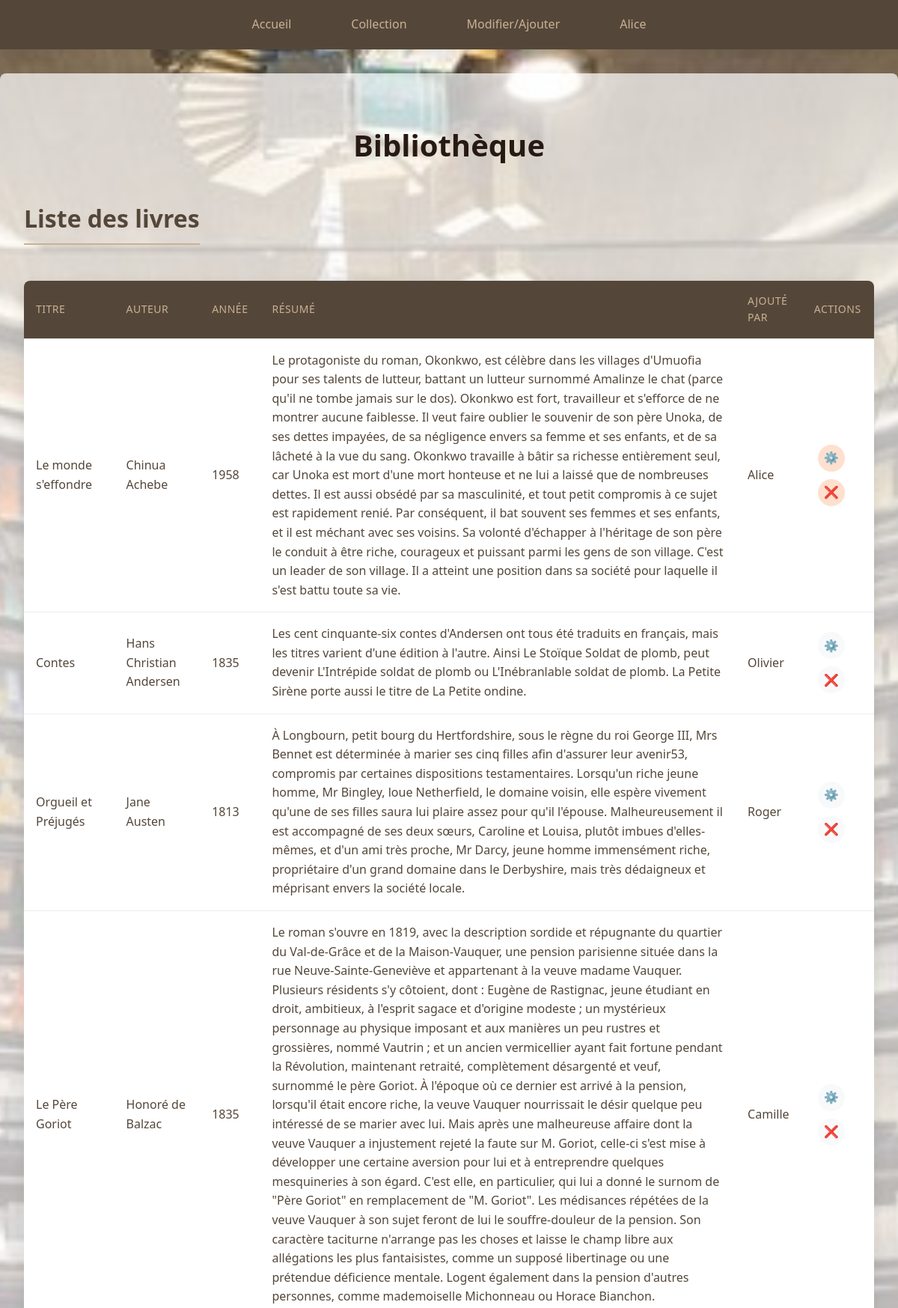
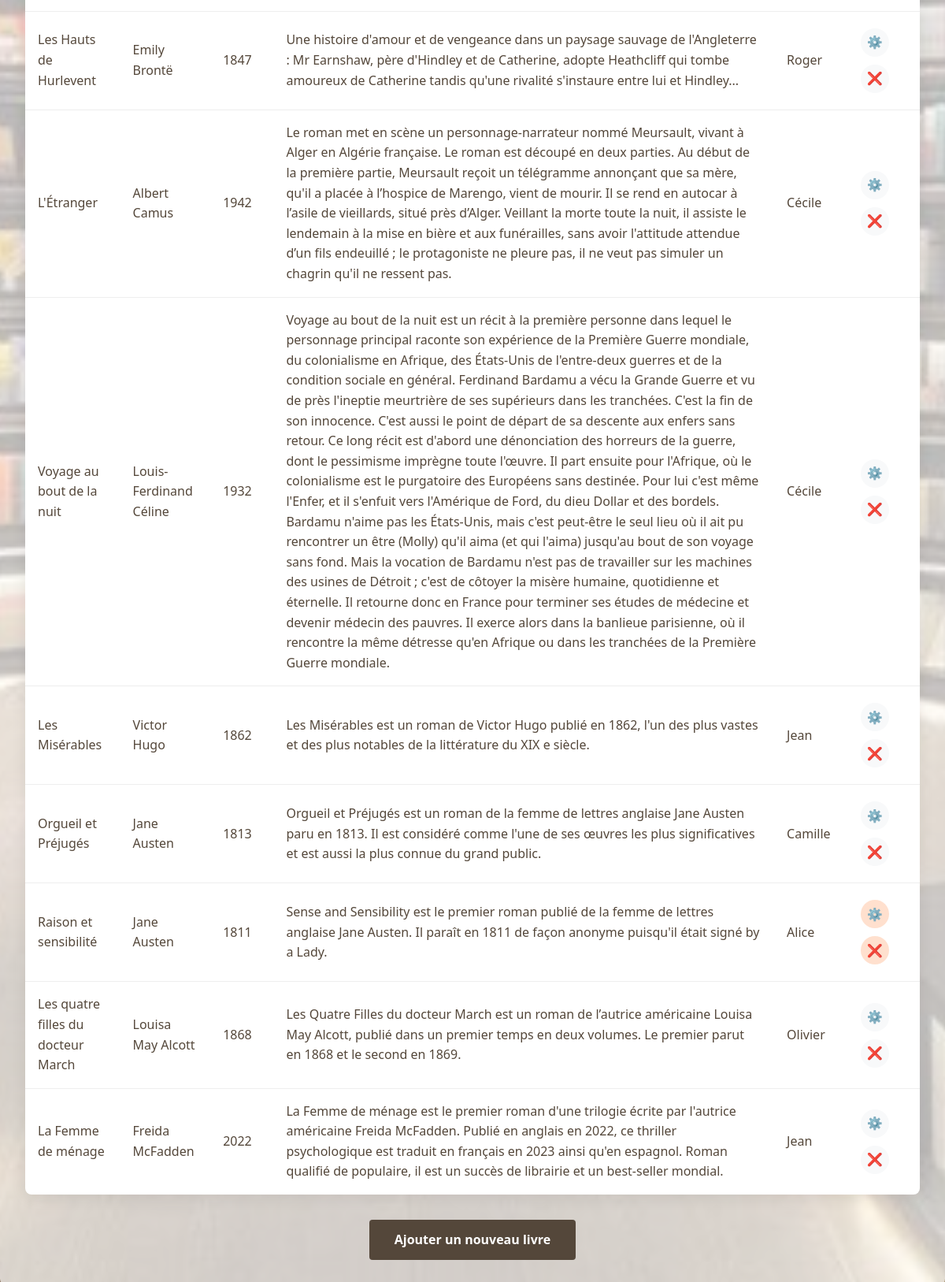
The app's page /PHP_Formulaire_Léane-Deville_B1-1_ESGI/index.php?page=books (signed in) with its own data (2 pictures, top to bottom).
### tables this page shows
CREATE TABLE IF NOT EXISTS `books` (
  `id` int NOT NULL AUTO_INCREMENT,
  `name` varchar(100) NOT NULL,
  `author` varchar(100) NOT NULL,
  `year` int NOT NULL,
  `summary` text NOT NULL,
  `creator_id` int DEFAULT NULL,
  PRIMARY KEY (`id`)
);

CREATE TABLE IF NOT EXISTS `users` (
  `id` int NOT NULL AUTO_INCREMENT,
  `username` varchar(50) NOT NULL,
  `password` varchar(255) NOT NULL,
  `salt` varchar(255) NOT NULL,
  `created_at` timestamp NULL DEFAULT CURRENT_TIMESTAMP,
  `role` enum('user','admin') NOT NULL DEFAULT 'user',
  PRIMARY KEY (`id`),
  UNIQUE KEY `username` (`username`)
);

### PHP_Formulaire_Léane-Deville_B1-1_ESGI/controllers/controller.php (called while the page is built, shortened)
<?php
require __DIR__ . '/../models/dbconnexion.php';
require __DIR__ . '/../models/model.php';
function DisplayBooks()
{
    $db = DbConnexion();
    $data = GetBooks($db);
    require __DIR__ . '/../views/books.php';
}
?>

### PHP_Formulaire_Léane-Deville_B1-1_ESGI/models/model.php (called while the page is built, shortened)
<?php
function GetBooks($db)
{
    $sql = "SELECT books.*, users.username as creator_name
            FROM books
            LEFT JOIN users ON books.creator_id = users.id";
    $statement = $db->prepare($sql);
    if ($statement->execute()) {
        return $statement->fetchAll();
    } else {
        echo "Erreur avec la base de données";
        return [];
    }
}
?>

### PHP_Formulaire_Léane-Deville_B1-1_ESGI/views/books.php (the view, shortened to what this page needs)
<?php require "views/header.php"; ?>
</head>
<body>
    <?php require "views/menu.php"; ?>
    <div class="container">
        <h1>Bibliothèque</h1>
        <h2>Liste des livres</h2>
        <?php if (empty($data)): ?>
            <div class="home-content">
                <p>Aucun livre dans la bibliothèque. <a href="index.php?page=modify">Ajouter un livre</a>.</p>
            </div>
            <?php
            if (isset($_GET['error']) && $_GET['error'] === 'nopermission') {
                echo '<div class="error-message">Vous n\'avez pas la permission de modifier ou supprimer ce livre.</div>';
            }
            ?>
        <?php else: ?>
            <table>
                <tr>
                    <th>Titre</th>
                    <th>Auteur</th>
                    <th>Année</th>
                    <th>Résumé</th>
                    <th>Ajouté par</th>
                    <th>Actions</th>
                </tr>
                <?php foreach ($data as $ligne):
                    $id = htmlspecialchars($ligne['id']); ?>
                    <tr>
                        <td><?= htmlspecialchars($ligne['name']) ?></td>
                        <td><?= htmlspecialchars($ligne['author']) ?></td>
                        <td><?= htmlspecialchars($ligne['year']) ?></td>
                        <td><?= htmlspecialchars($ligne['summary']) ?></td>
                        <td><?= $ligne['creator_name'] ? htmlspecialchars($ligne['creator_name']) : 'Anonyme' ?></td>
                        <td>
                            <?php
                            $canEdit = isset($_SESSION['user_id']) &&
                                (isset($_SESSION['role']) && $_SESSION['role'] === 'admin' ||
                                    (isset($ligne['creator_id']) && $ligne['creator_id'] == $_SESSION['user_id']));
                            if ($canEdit): ?>
                                <a href="index.php?page=modify&id=<?= $id ?>#edit" class="action-button modify-button">⚙️</a>
                                <a href="index.php?page=modify&id=<?= $id ?>#delete" class="action-button delete-button">❌</a>
                            <?php else: ?>
                                <span class="action-button disabled-button"
                                    title="Vous n'avez pas les permissions nécessaires">⚙️</span>
                                <span class="action-button delete-button disabled-button"
                                    title="Vous n'avez pas les permissions nécessaires">❌</span>
                            <?php endif; ?>
                        </td>
                    </tr>
                <?php endforeach ?>
            </table>
        <?php endif; ?>
        <div style="text-align: center; margin-top: 2rem;">
            <a href="index.php?page=modify#add"
                style="display: inline-block; background-color: var(--text-color); color: white; padding: 0.8rem 2rem; border-radius: 4px; font-weight: 600; text-decoration: none;">
                Ajouter un nouveau livre
            </a>
        </div>
    </div>
</body>
</html>

### PHP_Formulaire_Léane-Deville_B1-1_ESGI/assets/css/style.css (style rules this page uses)
:root { --principal-color: #9bb19f; --second-color: #54473a; --beige-color: #cbb192; --dark-brown: #271913; --green-accent: #73796b; --very-dark: #14100d; --medium-brown: #957f66; --light-color: #f8f9fa; --text-color: #54473a; --border-radius: 8px; --box-shadow: 0 4px 20px rgba(20, 16, 13, 0.08); --transition: all 0.3s ease; }
body { font-family: 'Poppins', 'Segoe UI', Roboto, sans-serif; margin: 0; padding: 0; line-height: 1.6; color: var(--text-color); background-image: url('../img/backGroundChange.jpg'); background-size: cover; background-position: center center; min-height: 100vh; }
h1, h2, h3, h4 { color: var(--second-color); margin-top: 24px; margin-bottom: 16px; font-weight: 600; }
h1 { text-align: center; font-size: 40px; margin-top: 32px; color: var(--dark-brown); }
h2 { font-size: 32px; color: var(--second-color); padding-bottom: 8px; border-bottom: 2px solid var(--beige-color); display: inline-block; }
.container { max-width: 1200px; margin: 32px auto; padding: 32px; background-color: rgba(255, 255, 255, 0.7); border-radius: var(--border-radius); box-shadow: var(--box-shadow); }
table { width: 100%; border-collapse: collapse; margin: 32px 0; background-color: white; border-radius: var(--border-radius); overflow: hidden; box-shadow: var(--box-shadow); }
table th, table td { padding: 16px; text-align: left; }
table th { background-color: var(--second-color); color: var(--beige-color); font-weight: 500; text-transform: uppercase; font-size: 14px; letter-spacing: 0.5px; }
table tr { border-bottom: 1px solid #eee; }
table tr:last-child { border-bottom: none; }
.action-button { display: inline-flex; align-items: center; justify-content: center; width: 36px; height: 36px; border-radius: 50%; margin: 5px 5px; transition: var(--transition); background-color: rgba(255, 181, 138, 0.414); }
.delete-button { color: #a03c28; }
.modify-button { color: #a79a97; }
a { color: var(--medium-brown); text-decoration: none; transition: var(--transition); }
html { scroll-behavior: smooth; }
.disabled-button { opacity: 1; cursor: not-allowed; background-color: #f8f9fa; }
.disabled-button { color: #6c757d; pointer-events: none; box-shadow: none; opacity: 1; }

### records on screen
books: name "Le monde s'effondre", author "Chinua Achebe", year "1958", summary "Le protagoniste du roman, Okonkwo, est célèbre dans les villages d'Umuofia pour ses talents de lutteur, battant un lutteur surnommé Amalinze le chat (parce qu'il ne tombe jamais sur le dos). Okonkwo est fort, travailleur et s'efforce de ne montrer aucune faiblesse. Il veut faire oublier le souvenir de son père Unoka, de ses dettes impayées, de sa négligence envers sa femme et ses enfants, et de sa lâcheté à la vue du sang. Okonkwo travaille à bâtir sa richesse entièrement seul, car Unoka est mort d'une mort honteuse et ne lui a laissé que de nombreuses dettes. Il est aussi obsédé par sa masculinité, et tout petit compromis à ce sujet est rapidement renié. Par conséquent, il bat souvent ses…", creator.username "Alice"
books: name "Contes", author "Hans Christian Andersen", year "1835", summary "Les cent cinquante-six contes d'Andersen ont tous été traduits en français, mais les titres varient d'une édition à l'autre. Ainsi Le Stoïque Soldat de plomb, peut devenir L'Intrépide soldat de plomb ou L'Inébranlable soldat de plomb. La Petite Sirène porte aussi le titre de La Petite ondine.", creator.username "Olivier"
books: name "Orgueil et Préjugés", author "Jane Austen", year "1813", summary "À Longbourn, petit bourg du Hertfordshire, sous le règne du roi George III, Mrs Bennet est déterminée à marier ses cinq filles afin d'assurer leur avenir53, compromis par certaines dispositions testamentaires. Lorsqu'un riche jeune homme, Mr Bingley, loue Netherfield, le domaine voisin, elle espère vivement qu'une de ses filles saura lui plaire assez pour qu'il l'épouse. Malheureusement il est accompagné de ses deux sœurs, Caroline et Louisa, plutôt imbues d'elles-mêmes, et d'un ami très proche, Mr Darcy, jeune homme immensément riche, propriétaire d'un grand domaine dans le Derbyshire, mais très dédaigneux et méprisant envers la société locale.", creator.username "Roger"
books: name "Le Père Goriot", author "Honoré de Balzac", year "1835", summary "Le roman s'ouvre en 1819, avec la description sordide et répugnante du quartier du Val-de-Grâce et de la Maison-Vauquer, une pension parisienne située dans la rue Neuve-Sainte-Geneviève et appartenant à la veuve madame Vauquer. Plusieurs résidents s'y côtoient, dont : Eugène de Rastignac, jeune étudiant en droit, ambitieux, à l'esprit sagace et d'origine modeste ; un mystérieux personnage au physique imposant et aux manières un peu rustres et grossières, nommé Vautrin ; et un ancien vermicellier ayant fait fortune pendant la Révolution, maintenant retraité, complètement désargenté et veuf, surnommé le père Goriot. À l'époque où ce dernier est arrivé à la pension, lorsqu'il était encore…", creator.username "Camille"
books: name "Les Hauts de Hurlevent", author "Emily Brontë", year "1847", summary "Une histoire d'amour et de vengeance dans un paysage sauvage de l'Angleterre : Mr Earnshaw, père d'Hindley et de Catherine, adopte Heathcliff qui tombe amoureux de Catherine tandis qu'une rivalité s'instaure entre lui et Hindley...", creator.username "Roger"
books: name "L'Étranger", author "Albert Camus", year "1942", summary "Le roman met en scène un personnage-narrateur nommé Meursault, vivant à Alger en Algérie française. Le roman est découpé en deux parties. Au début de la première partie, Meursault reçoit un télégramme annonçant que sa mère, qu'il a placée à l’hospice de Marengo, vient de mourir. Il se rend en autocar à l’asile de vieillards, situé près d’Alger. Veillant la morte toute la nuit, il assiste le lendemain à la mise en bière et aux funérailles, sans avoir l'attitude attendue d’un fils endeuillé ; le protagoniste ne pleure pas, il ne veut pas simuler un chagrin qu'il ne ressent pas.", creator.username "Cécile"
books: name "Voyage au bout de la nuit", author "Louis-Ferdinand Céline", year "1932", summary "Voyage au bout de la nuit est un récit à la première personne dans lequel le personnage principal raconte son expérience de la Première Guerre mondiale, du colonialisme en Afrique, des États-Unis de l'entre-deux guerres et de la condition sociale en général. Ferdinand Bardamu a vécu la Grande Guerre et vu de près l'ineptie meurtrière de ses supérieurs dans les tranchées. C'est la fin de son innocence. C'est aussi le point de départ de sa descente aux enfers sans retour. Ce long récit est d'abord une dénonciation des horreurs de la guerre, dont le pessimisme imprègne toute l'œuvre. Il part ensuite pour l'Afrique, où le colonialisme est le purgatoire des Européens sans destinée. Pour lui…", creator.username "Cécile"
books: name "Les Misérables", author "Victor Hugo", year "1862", summary "Les Misérables est un roman de Victor Hugo publié en 1862, l'un des plus vastes et des plus notables de la littérature du XIX e siècle.", creator.username "Jean"
books: name "Orgueil et Préjugés", author "Jane Austen", year "1813", summary "Orgueil et Préjugés est un roman de la femme de lettres anglaise Jane Austen paru en 1813. Il est considéré comme l'une de ses œuvres les plus significatives et est aussi la plus connue du grand public.", creator.username "Camille"
books: name "Raison et sensibilité", author "Jane Austen", year "1811", summary "Sense and Sensibility est le premier roman publié de la femme de lettres anglaise Jane Austen. Il paraît en 1811 de façon anonyme puisqu'il était signé by a Lady.", creator.username "Alice"
books: name "Les quatre filles du docteur March", author "Louisa May Alcott", year "1868", summary "Les Quatre Filles du docteur March est un roman de l’autrice américaine Louisa May Alcott, publié dans un premier temps en deux volumes. Le premier parut en 1868 et le second en 1869.", creator.username "Olivier"
books: name "La Femme de ménage", author "Freida McFadden", year "2022", summary "La Femme de ménage est le premier roman d'une trilogie écrite par l'autrice américaine Freida McFadden. Publié en anglais en 2022, ce thriller psychologique est traduit en français en 2023 ainsi qu'en espagnol. Roman qualifié de populaire, il est un succès de librairie et un best-seller mondial.", creator.username "Jean"

### other values on screen
$_SESSION['username'] "Alice"
